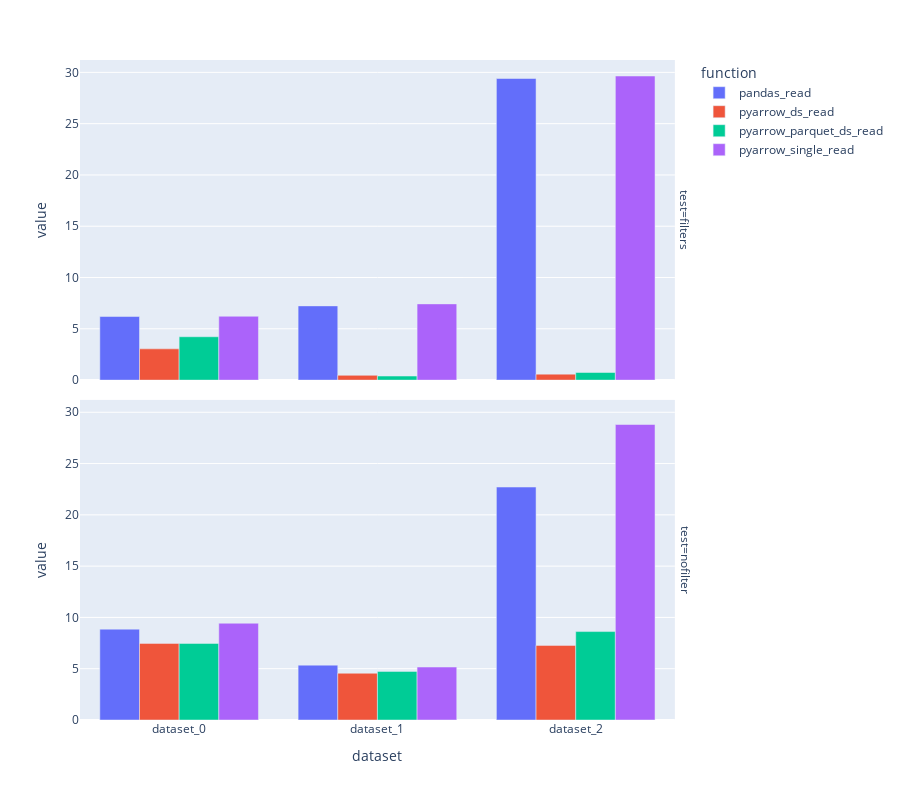

Notebook source saved alongside this figure:
### Markdown cell above
# Plot results

### Code cell
dfa = df.melt(id_vars=["dataset", "test"], var_name="function")

px.bar(
    dfa,
    x="dataset",
    y="value",
    color="function",
    facet_row="test",
    barmode="group",
    height=800
)

### Figure 1 — Plotly figure (JSON) as saved in the notebook; plotly's stock layout.template omitted (floating-point values rounded to 4 significant figures)
{"data": [{"alignmentgroup": "True", "hovertemplate": "function=pandas_read<br>test=filters<br>dataset=%{x}<br>value=%{y}<extra></extra>", "legendgroup": "pandas_read", "marker": {"color": "#636efa"}, "name": "pandas_read", "offsetgroup": "pandas_read", "orientation": "v", "showlegend": true, "textposition": "auto", "type": "bar", "x": ["dataset_0", "dataset_1", "dataset_2"], "xaxis": "x2", "y": [6.198, 7.236, 29.4], "yaxis": "y2"}, {"alignmentgroup": "True", "hovertemplate": "function=pandas_read<br>test=nofilter<br>dataset=%{x}<br>value=%{y}<extra></extra>", "legendgroup": "pandas_read", "marker": {"color": "#636efa"}, "name": "pandas_read", "offsetgroup": "pandas_read", "orientation": "v", "showlegend": false, "textposition": "auto", "type": "bar", "x": ["dataset_0", "dataset_1", "dataset_2"], "xaxis": "x", "y": [8.857, 5.349, 22.71], "yaxis": "y"}, {"alignmentgroup": "True", "hovertemplate": "function=pyarrow_ds_read<br>test=filters<br>dataset=%{x}<br>value=%{y}<extra></extra>", "legendgroup": "pyarrow_ds_read", "marker": {"color": "#EF553B"}, "name": "pyarrow_ds_read", "offsetgroup": "pyarrow_ds_read", "orientation": "v", "showlegend": true, "textposition": "auto", "type": "bar", "x": ["dataset_0", "dataset_1", "dataset_2"], "xaxis": "x2", "y": [3.046, 0.4645, 0.5825], "yaxis": "y2"}, {"alignmentgroup": "True", "hovertemplate": "function=pyarrow_ds_read<br>test=nofilter<br>dataset=%{x}<br>value=%{y}<extra></extra>", "legendgroup": "pyarrow_ds_read", "marker": {"color": "#EF553B"}, "name": "pyarrow_ds_read", "offsetgroup": "pyarrow_ds_read", "orientation": "v", "showlegend": false, "textposition": "auto", "type": "bar", "x": ["dataset_0", "dataset_1", "dataset_2"], "xaxis": "x", "y": [7.469, 4.558, 7.273], "yaxis": "y"}, {"alignmentgroup": "True", "hovertemplate": "function=pyarrow_parquet_ds_read<br>test=filters<br>dataset=%{x}<br>value=%{y}<extra></extra>", "legendgroup": "pyarrow_parquet_ds_read", "marker": {"color": "#00cc96"}, "name": "pyarrow_parquet_ds_read", "offsetgroup": "pyarrow_parquet_ds_read", "orientation": "v", "showlegend": true, "textposition": "auto", "type": "bar", "x": ["dataset_0", "dataset_1", "dataset_2"], "xaxis": "x2", "y": [4.226, 0.3944, 0.7396], "yaxis": "y2"}, {"alignmentgroup": "True", "hovertemplate": "function=pyarrow_parquet_ds_read<br>test=nofilter<br>dataset=%{x}<br>value=%{y}<extra></extra>", "legendgroup": "pyarrow_parquet_ds_read", "marker": {"color": "#00cc96"}, "name": "pyarrow_parquet_ds_read", "offsetgroup": "pyarrow_parquet_ds_read", "orientation": "v", "showlegend": false, "textposition": "auto", "type": "bar", "x": ["dataset_0", "dataset_1", "dataset_2"], "xaxis": "x", "y": [7.463, 4.739, 8.621], "yaxis": "y"}, {"alignmentgroup": "True", "hovertemplate": "function=pyarrow_single_read<br>test=filters<br>dataset=%{x}<br>value=%{y}<extra></extra>", "legendgroup": "pyarrow_single_read", "marker": {"color": "#ab63fa"}, "name": "pyarrow_single_read", "offsetgroup": "pyarrow_single_read", "orientation": "v", "showlegend": true, "textposition": "auto", "type": "bar", "x": ["dataset_0", "dataset_1", "dataset_2"], "xaxis": "x2", "y": [6.225, 7.43, 29.65], "yaxis": "y2"}, {"alignmentgroup": "True", "hovertemplate": "function=pyarrow_single_read<br>test=nofilter<br>dataset=%{x}<br>value=%{y}<extra></extra>", "legendgroup": "pyarrow_single_read", "marker": {"color": "#ab63fa"}, "name": "pyarrow_single_read", "offsetgroup": "pyarrow_single_read", "orientation": "v", "showlegend": false, "textposition": "auto", "type": "bar", "x": ["dataset_0", "dataset_1", "dataset_2"], "xaxis": "x", "y": [9.433, 5.165, 28.81], "yaxis": "y"}], "layout": {"annotations": [{"font": {}, "showarrow": false, "text": "test=nofilter", "textangle": 90, "x": 0.98, "xanchor": "left", "xref": "paper", "y": 0.2425, "yanchor": "middle", "yref": "paper"}, {"font": {}, "showarrow": false, "text": "test=filters", "textangle": 90, "x": 0.98, "xanchor": "left", "xref": "paper", "y": 0.7575, "yanchor": "middle", "yref": "paper"}], "barmode": "group", "height": 800, "legend": {"title": {"text": "function"}, "tracegroupgap": 0}, "margin": {"t": 60}, "xaxis": {"anchor": "y", "domain": [0, 0.98], "title": {"text": "dataset"}}, "xaxis2": {"anchor": "y2", "domain": [0, 0.98], "matches": "x", "showticklabels": false}, "yaxis": {"anchor": "x", "domain": [0, 0.485], "title": {"text": "value"}}, "yaxis2": {"anchor": "x2", "domain": [0.515, 1], "matches": "y", "title": {"text": "value"}}}}
